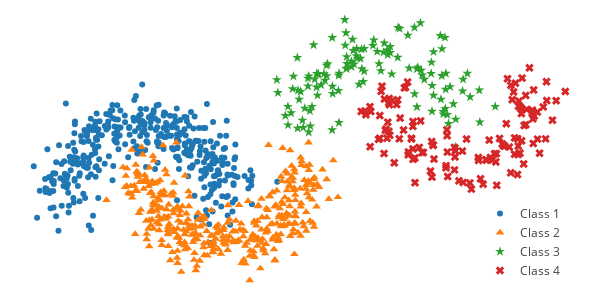
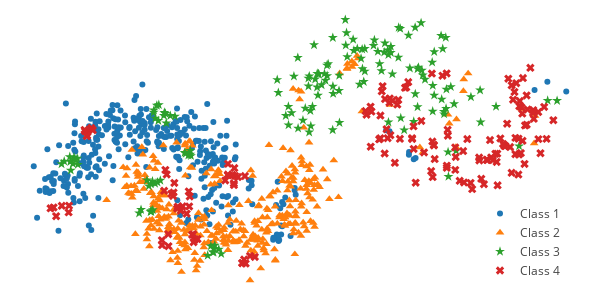
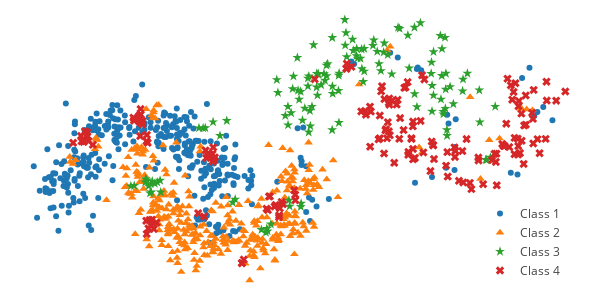
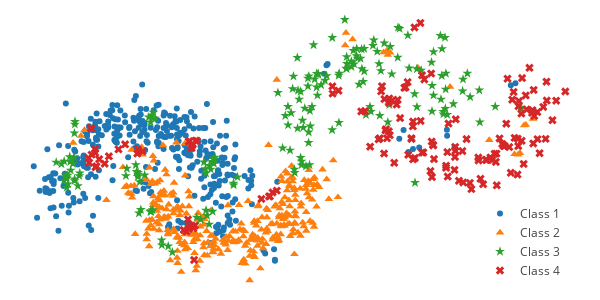

Here is the notebook cell these charts were saved with, in order:
### Code cell
def plot_X_y(X,y):
    # Create a trace
    data = [
        go.Scatter(
            name = name,
            x = X[y==label,0],
            y = X[y==label,1],
            mode = 'markers',
            marker = dict(symbol=symbol, size=size),
        )
        for label,symbol,size,name in zip(
            np.unique(y),
            ['circle','triangle-up','star','x'], 
            [6,7.6,7.5,7.5],
            ['Class %d' % (i+1) for i in range(4)],
        )
    ]
    axis_layout = dict(
        showgrid=False,
        showline=False,
        zeroline=False,
        showticklabels=False,
    )
    layout = go.Layout(
        legend=dict(x=0.8,y=0.05),
        xaxis=axis_layout,
        yaxis=axis_layout,
        autosize=False,
        width=600,
        height=300,
        margin=go.Margin(
            l=0,
            r=0,
            t=0,
            b=0,
        ),
    )
    py.iplot(go.Figure(data=data,layout=layout))
plot_X_y(X,y)
for i in range(3):
    plot_X_y(D_arr[i].X,D_arr[i].y)

### Figure 1 — Plotly figure (JSON) as saved in the notebook; plotly's stock layout.template omitted (floating-point values rounded to 4 significant figures; data arrays with more than 128 entries replaced by an {"elided": "..."} marker saying what was removed)
{"data": [{"marker": {"size": 6, "symbol": "circle"}, "mode": "markers", "name": "Class 1", "type": "scatter", "x": {"elided": "379 float values"}, "y": {"elided": "379 float values"}}, {"marker": {"size": 7.6, "symbol": "triangle-up"}, "mode": "markers", "name": "Class 2", "type": "scatter", "x": {"elided": "371 float values"}, "y": {"elided": "371 float values"}}, {"marker": {"size": 7.5, "symbol": "star"}, "mode": "markers", "name": "Class 3", "type": "scatter", "x": [2.556, 2.541, 3.806, 3.545, 2.753, 3.495, 1.946, 2.786, 2.087, 2.757, 2.127, 3.354, 4.123, 3.031, 2.896, 3.941, 2.47, 3.213, 3.641, 2.1, 1.942, 3.451, 3.134, 2.291, 3.765, 2.658, 3.817, 2.464, 2.206, 1.984, 3.755, 2.075, 3.083, 2.561, 2.739, 1.683, 2.624, 2.702, 4.033, 2.648, 2.007, 1.951, 3.631, 3.635, 4.238, 3.85, 3.782, 2.036, 2.639, 3.66, 3.785, 1.79, 2.278, 3.462, 3.834, 1.893, 3.113, 2.773, 1.823, 2.461, 2.907, 1.965, 1.825, 3.642, 3.747, 3.209, 2.31, 2.973, 3.81, 2.383, 4.245, 2.787, 2.196, 2.721, 2.688, 1.883, 3.04, 2.185, 2.467, 3.451, 3.076, 3.422, 3.42, 2.204, 2.951, 3.934, 2.565, 2.147, 2.381, 2.996, 3.814, 2.625, 2.017, 2.387, 3.87, 3.337, 3.232, 3.516, 2.187, 2.567, 4.439, 2.692, 2.546, 1.697, 2.106, 2.161, 4.028, 3.505, 1.864, 2.384, 4.088, 2.563, 3.768, 3.114, 2.242, 2.076, 3.911, 2.086, 2.312, 3.661, 2.324], "y": [2.206, 2.377, 2.146, 1.602, 1.995, 2.335, 0.9698, 2.002, 1.645, 1.741, 1.252, 1.748, 1.375, 1.954, 2.042, 1.087, 1.683, 2.275, 1.19, 1.198, 1.885, 1.246, 1.673, 1.589, 1.651, 1.802, 1.681, 1.655, 1.671, 1.445, 1.346, 1.618, 1.922, 1.746, 1.875, 1.599, 1.837, 1.876, 1.605, 1.977, 1.074, 1.46, 1.679, 1.824, 1.463, 1.031, 1.186, 1.229, 2.121, 1.397, 1.154, 1.133, 1.676, 1.758, 1.146, 1.643, 1.95, 1.574, 1.251, 1.457, 2.114, 1.344, 1.011, 1.524, 2.17, 1.888, 1.785, 1.805, 1.225, 2.144, 1.049, 1.709, 1.397, 1.538, 1.908, 1.482, 2.073, 1.503, 1.043, 1.739, 1.981, 1.415, 2.277, 1.673, 1.964, 0.7273, 1.895, 2.049, 0.9482, 1.715, 1.475, 1.767, 0.9795, 1.419, 1.507, 2.175, 2.262, 1.658, 1.679, 1.806, 1.251, 2.001, 2.045, 1.432, 0.9982, 1.606, 1.452, 1.722, 1.169, 1.514, 1.68, 1.74, 2.0, 2.028, 1.531, 1.515, 1.286, 0.9195, 1.65, 1.962, 1.803]}, {"marker": {"size": 7.5, "symbol": "x"}, "mode": "markers", "name": "Class 4", "type": "scatter", "x": {"elided": "129 float values"}, "y": {"elided": "129 float values"}}], "layout": {"autosize": false, "height": 300, "legend": {"x": 0.8, "y": 0.05}, "margin": {"b": 0, "l": 0, "r": 0, "t": 0}, "width": 600, "xaxis": {"showgrid": false, "showline": false, "showticklabels": false, "zeroline": false}, "yaxis": {"showgrid": false, "showline": false, "showticklabels": false, "zeroline": false}}}

### Figure 2 — Plotly figure (JSON) as saved in the notebook; plotly's stock layout.template omitted (floating-point values rounded to 4 significant figures; data arrays with more than 128 entries replaced by an {"elided": "..."} marker saying what was removed)
{"data": [{"marker": {"size": 6, "symbol": "circle"}, "mode": "markers", "name": "Class 1", "type": "scatter", "x": {"elided": "333 float values"}, "y": {"elided": "333 float values"}}, {"marker": {"size": 7.6, "symbol": "triangle-up"}, "mode": "markers", "name": "Class 2", "type": "scatter", "x": {"elided": "348 float values"}, "y": {"elided": "348 float values"}}, {"marker": {"size": 7.5, "symbol": "star"}, "mode": "markers", "name": "Class 3", "type": "scatter", "x": {"elided": "156 float values"}, "y": {"elided": "156 float values"}}, {"marker": {"size": 7.5, "symbol": "x"}, "mode": "markers", "name": "Class 4", "type": "scatter", "x": {"elided": "163 float values"}, "y": {"elided": "163 float values"}}], "layout": {"autosize": false, "height": 300, "legend": {"x": 0.8, "y": 0.05}, "margin": {"b": 0, "l": 0, "r": 0, "t": 0}, "width": 600, "xaxis": {"showgrid": false, "showline": false, "showticklabels": false, "zeroline": false}, "yaxis": {"showgrid": false, "showline": false, "showticklabels": false, "zeroline": false}}}

### Figure 3 — Plotly figure (JSON) as saved in the notebook; plotly's stock layout.template omitted (floating-point values rounded to 4 significant figures; data arrays with more than 128 entries replaced by an {"elided": "..."} marker saying what was removed)
{"data": [{"marker": {"size": 6, "symbol": "circle"}, "mode": "markers", "name": "Class 1", "type": "scatter", "x": {"elided": "352 float values"}, "y": {"elided": "352 float values"}}, {"marker": {"size": 7.6, "symbol": "triangle-up"}, "mode": "markers", "name": "Class 2", "type": "scatter", "x": {"elided": "343 float values"}, "y": {"elided": "343 float values"}}, {"marker": {"size": 7.5, "symbol": "star"}, "mode": "markers", "name": "Class 3", "type": "scatter", "x": {"elided": "133 float values"}, "y": {"elided": "133 float values"}}, {"marker": {"size": 7.5, "symbol": "x"}, "mode": "markers", "name": "Class 4", "type": "scatter", "x": {"elided": "172 float values"}, "y": {"elided": "172 float values"}}], "layout": {"autosize": false, "height": 300, "legend": {"x": 0.8, "y": 0.05}, "margin": {"b": 0, "l": 0, "r": 0, "t": 0}, "width": 600, "xaxis": {"showgrid": false, "showline": false, "showticklabels": false, "zeroline": false}, "yaxis": {"showgrid": false, "showline": false, "showticklabels": false, "zeroline": false}}}

### Figure 4 — Plotly figure (JSON) as saved in the notebook; plotly's stock layout.template omitted (floating-point values rounded to 4 significant figures; data arrays with more than 128 entries replaced by an {"elided": "..."} marker saying what was removed)
{"data": [{"marker": {"size": 6, "symbol": "circle"}, "mode": "markers", "name": "Class 1", "type": "scatter", "x": {"elided": "347 float values"}, "y": {"elided": "347 float values"}}, {"marker": {"size": 7.6, "symbol": "triangle-up"}, "mode": "markers", "name": "Class 2", "type": "scatter", "x": {"elided": "318 float values"}, "y": {"elided": "318 float values"}}, {"marker": {"size": 7.5, "symbol": "star"}, "mode": "markers", "name": "Class 3", "type": "scatter", "x": {"elided": "183 float values"}, "y": {"elided": "183 float values"}}, {"marker": {"size": 7.5, "symbol": "x"}, "mode": "markers", "name": "Class 4", "type": "scatter", "x": {"elided": "152 float values"}, "y": {"elided": "152 float values"}}], "layout": {"autosize": false, "height": 300, "legend": {"x": 0.8, "y": 0.05}, "margin": {"b": 0, "l": 0, "r": 0, "t": 0}, "width": 600, "xaxis": {"showgrid": false, "showline": false, "showticklabels": false, "zeroline": false}, "yaxis": {"showgrid": false, "showline": false, "showticklabels": false, "zeroline": false}}}
